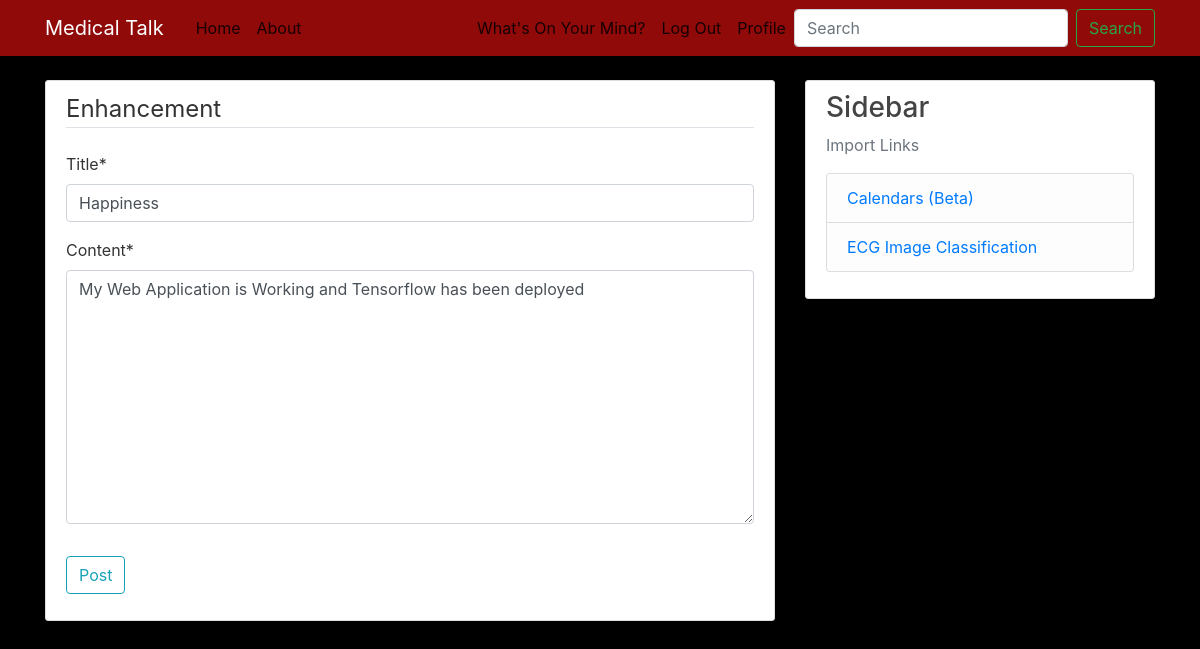
The app's page /post/17/update/ (signed in) with its own data.
### talk/models.py (models this page shows, shortened)
class Post(models.Model):
    title = models.CharField(max_length=100)
    content = models.TextField()
    date_posted = models.DateTimeField(default=timezone.now)
    author = models.ForeignKey(User, on_delete=models.CASCADE)

### talk/views.py (the view, shortened to what this page needs)
# urls.py: path('post/<int:pk>/update/', PostUpdateView.as_view(), name='post-update'),
class PostUpdateView(LoginRequiredMixin, UserPassesTestMixin, UpdateView):
    model = Post
    fields = ['title', 'content']
    def test_func(self):
        post = self.get_object()
        if self.request.user == post.author:
            return True
        return False

### talk/templates/talk/post_form.html (shortened to what this page needs)
{% extends 'talk/base.html' %}
{% load crispy_forms_tags %}
{% block content %}
<div class='content-section'>
    <form method='POST'>
        <fieldset class='form-group'>
            <legend class="border-bottom mb-4">Enhancement</legend>
            {{ form|crispy }}
        </fieldset>
        <div class='form-group'>
            <button class='btn btn-outline-info' type='submit'>Post</button>
        </div>
    </form>
</div>
{% endblock content %}

### talk/static/talk/main.css (style rules this page uses)
body { background: #000000; color: #333333; margin-top: 5rem; }
.content-section { background: #ffffff; padding: 10px 20px; border: 1px solid #dddddd; border-radius: 3px; margin-bottom: 20px; }

### records on screen
Post: title "Happiness", content "My Web Application is Working and Tensorflow has been deployed"
